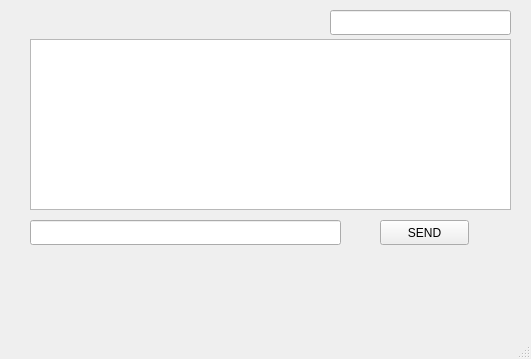
<?xml version="1.0" encoding="UTF-8"?>
<ui version="4.0">
 <class>UDPClient1</class>
 <widget class="QMainWindow" name="UDPClient1">
  <property name="geometry">
   <rect>
    <x>0</x>
    <y>0</y>
    <width>531</width>
    <height>359</height>
   </rect>
  </property>
  <property name="windowTitle">
   <string>UDPClient1</string>
  </property>
  <widget class="QWidget" name="centralwidget">
   <widget class="QTextEdit" name="textEdit">
    <property name="geometry">
     <rect>
      <x>30</x>
      <y>39</y>
      <width>481</width>
      <height>171</height>
     </rect>
    </property>
   </widget>
   <widget class="QLineEdit" name="lineEdit">
    <property name="geometry">
     <rect>
      <x>30</x>
      <y>220</y>
      <width>311</width>
      <height>25</height>
     </rect>
    </property>
   </widget>
   <widget class="QPushButton" name="pushButton">
    <property name="geometry">
     <rect>
      <x>380</x>
      <y>220</y>
      <width>89</width>
      <height>25</height>
     </rect>
    </property>
    <property name="text">
     <string>SEND</string>
    </property>
   </widget>
   <widget class="QLineEdit" name="lineEdit_2">
    <property name="geometry">
     <rect>
      <x>330</x>
      <y>10</y>
      <width>181</width>
      <height>25</height>
     </rect>
    </property>
   </widget>
  </widget>
  <widget class="QMenuBar" name="menubar">
   <property name="geometry">
    <rect>
     <x>0</x>
     <y>0</y>
     <width>531</width>
     <height>22</height>
    </rect>
   </property>
  </widget>
  <widget class="QStatusBar" name="statusbar"/>
 </widget>
 <resources/>
 <connections/>
</ui>
